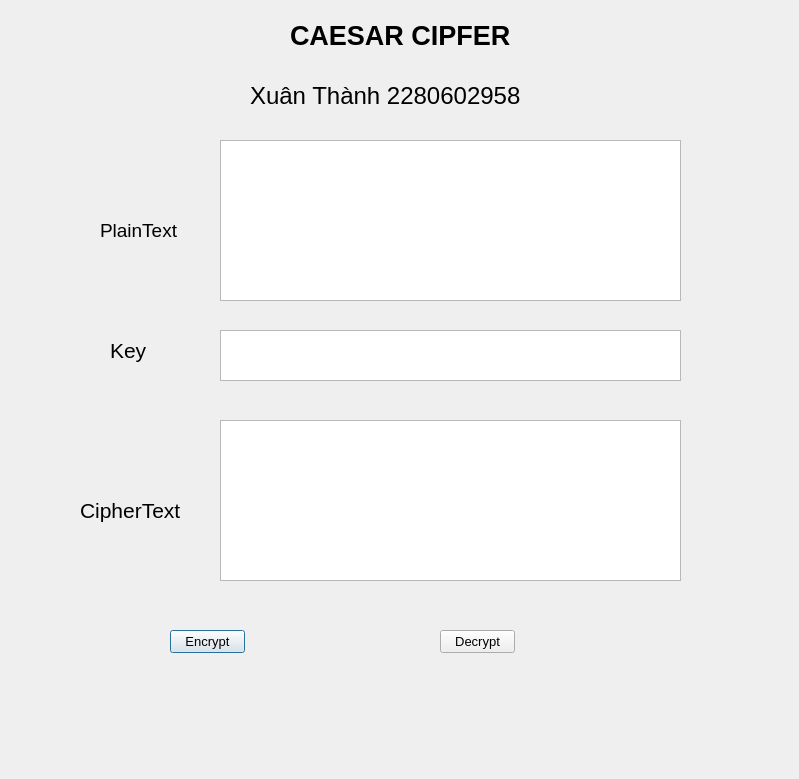
<?xml version="1.0" encoding="UTF-8"?>
<ui version="4.0">
 <class>Dialog</class>
 <widget class="QDialog" name="Dialog">
  <property name="geometry">
   <rect>
    <x>0</x>
    <y>0</y>
    <width>799</width>
    <height>779</height>
   </rect>
  </property>
  <property name="windowTitle">
   <string>Dialog</string>
  </property>
  <widget class="QTextBrowser" name="textBrowser">
   <property name="geometry">
    <rect>
     <x>220</x>
     <y>140</y>
     <width>461</width>
     <height>161</height>
    </rect>
   </property>
  </widget>
  <widget class="QTextBrowser" name="textBrowser_2">
   <property name="geometry">
    <rect>
     <x>220</x>
     <y>330</y>
     <width>461</width>
     <height>51</height>
    </rect>
   </property>
  </widget>
  <widget class="QTextBrowser" name="textBrowser_3">
   <property name="geometry">
    <rect>
     <x>220</x>
     <y>420</y>
     <width>461</width>
     <height>161</height>
    </rect>
   </property>
  </widget>
  <widget class="QLabel" name="label">
   <property name="geometry">
    <rect>
     <x>100</x>
     <y>220</y>
     <width>81</width>
     <height>21</height>
    </rect>
   </property>
   <property name="font">
    <font>
     <pointsize>14</pointsize>
    </font>
   </property>
   <property name="text">
    <string>PlainText</string>
   </property>
  </widget>
  <widget class="QLabel" name="label_2">
   <property name="geometry">
    <rect>
     <x>110</x>
     <y>330</y>
     <width>71</width>
     <height>41</height>
    </rect>
   </property>
   <property name="font">
    <font>
     <pointsize>16</pointsize>
    </font>
   </property>
   <property name="text">
    <string>Key</string>
   </property>
  </widget>
  <widget class="QLabel" name="label_3">
   <property name="geometry">
    <rect>
     <x>80</x>
     <y>480</y>
     <width>131</width>
     <height>61</height>
    </rect>
   </property>
   <property name="font">
    <font>
     <pointsize>16</pointsize>
    </font>
   </property>
   <property name="text">
    <string>CipherText</string>
   </property>
  </widget>
  <widget class="QLabel" name="label_4">
   <property name="geometry">
    <rect>
     <x>290</x>
     <y>20</y>
     <width>231</width>
     <height>31</height>
    </rect>
   </property>
   <property name="font">
    <font>
     <pointsize>20</pointsize>
     <weight>75</weight>
     <bold>true</bold>
    </font>
   </property>
   <property name="text">
    <string>CAESAR CIPFER</string>
   </property>
  </widget>
  <widget class="QLabel" name="label_5">
   <property name="geometry">
    <rect>
     <x>250</x>
     <y>80</y>
     <width>281</width>
     <height>31</height>
    </rect>
   </property>
   <property name="font">
    <font>
     <pointsize>18</pointsize>
    </font>
   </property>
   <property name="text">
    <string>Xuân Thành 2280602958</string>
   </property>
  </widget>
  <widget class="QPushButton" name="pushButton">
   <property name="geometry">
    <rect>
     <x>170</x>
     <y>630</y>
     <width>75</width>
     <height>23</height>
    </rect>
   </property>
   <property name="font">
    <font>
     <pointsize>10</pointsize>
    </font>
   </property>
   <property name="text">
    <string>Encrypt</string>
   </property>
  </widget>
  <widget class="QPushButton" name="pushButton_2">
   <property name="geometry">
    <rect>
     <x>440</x>
     <y>630</y>
     <width>75</width>
     <height>23</height>
    </rect>
   </property>
   <property name="font">
    <font>
     <pointsize>10</pointsize>
    </font>
   </property>
   <property name="text">
    <string>Decrypt</string>
   </property>
  </widget>
 </widget>
 <resources/>
 <connections/>
</ui>
